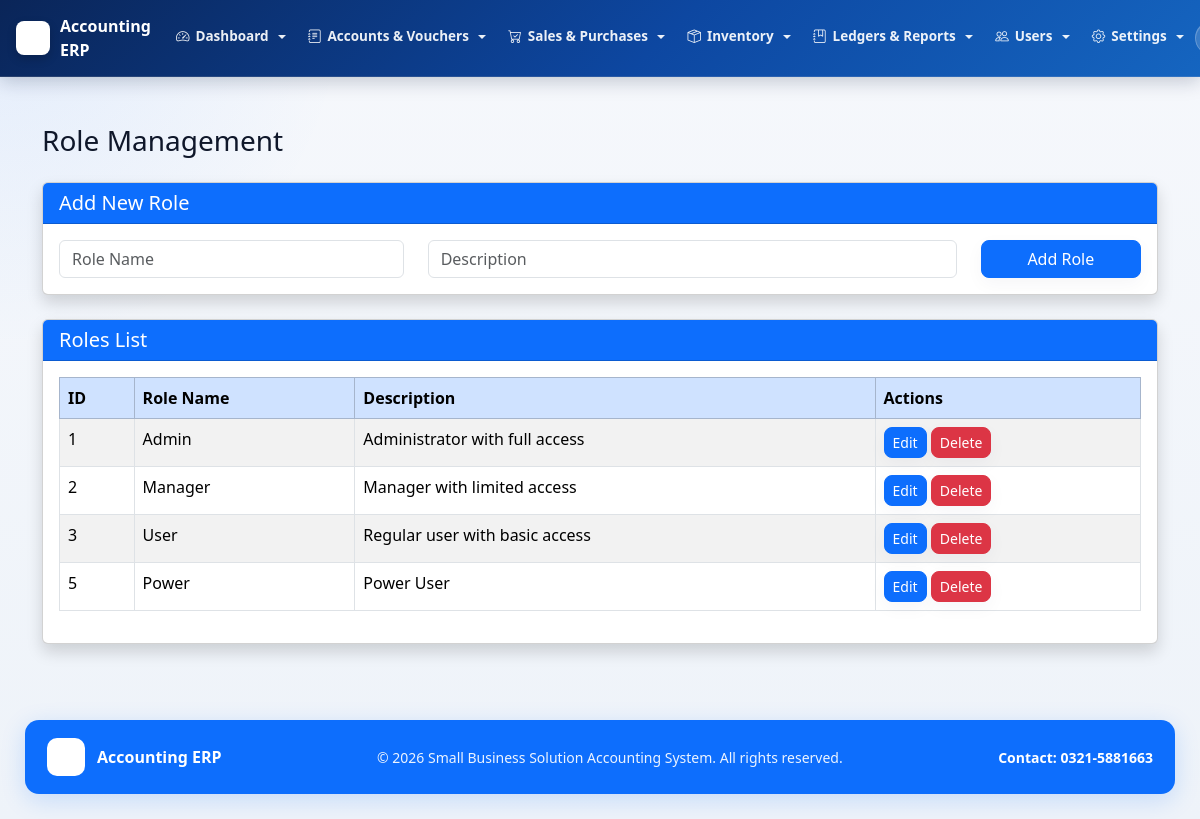
Screenshot of /admin/roles.php (signed in) with the database file from the repository.
### tables this page shows
CREATE TABLE `company_settings` (
  `id` int(11) NOT NULL,
  `company_name` varchar(255) NOT NULL,
  `tagline` varchar(255) NOT NULL,
  `contact` varchar(100) NOT NULL,
  `address` varchar(255) NOT NULL,
  `email` varchar(255) NOT NULL,
  `logo_path` varchar(255) NOT NULL,
  `prepared_by_label` varchar(100) NOT NULL,
  `checked_by_label` varchar(100) NOT NULL,
  `approved_by_label` varchar(100) NOT NULL,
  `print_footer` varchar(255) NOT NULL,
  `system_activity_retention_months` int(11) NOT NULL DEFAULT 0,
  `approval_history_retention_months` int(11) NOT NULL DEFAULT 0,
  `updated_at` datetime NOT NULL DEFAULT current_timestamp() ON UPDATE current_timestamp(),
  PRIMARY KEY (`id`)
);

CREATE TABLE `roles` (
  `id` int(11) NOT NULL AUTO_INCREMENT,
  `role_name` varchar(100) NOT NULL,
  `description` text DEFAULT NULL,
  `created_at` timestamp NOT NULL DEFAULT current_timestamp(),
  PRIMARY KEY (`id`),
  UNIQUE KEY `role_name` (`role_name`)
);

### admin/roles.php (the view, shortened to what the rows shown need)
<?php
include "../includes/header.php";
?>
<div class="container mt-5">
    <div class="card shadow">
        <div class="card-body">
            <table class="table table-striped table-bordered">
                <thead class="table-primary text-white">
                    <tr>
                        <th>ID</th>
                        <th>Role Name</th>
                        <th>Description</th>
                        <th>Actions</th>
                    </tr>
                </thead>
                <tbody>
                    <?php
                    $result = mysqli_query($conn, "SELECT * FROM roles");
                    if (mysqli_num_rows($result) > 0) {
                        while ($row = mysqli_fetch_assoc($result)) {
                            $id = intval($row['id']);
                            $role_name = htmlspecialchars($row['role_name']);
                            $description = htmlspecialchars($row['description']);
                            echo "<tr>
                                    <td>{$id}</td>
                                    <td>{$role_name}</td>
                                    <td>{$description}</td>
                                    <td>
                                        <a href='edit_role.php?id={$id}' class='btn btn-sm btn-primary'>Edit</a>
                                        <a href='roles.php?delete={$id}' class='btn btn-sm btn-danger' onclick='return confirm(\"Are you sure?\")'>Delete</a>
                                    </td>
                                  </tr>";
                        }
                    } else {
                        echo "<tr><td colspan='4' class='text-center text-muted'>No roles found</td></tr>";
                    }
                    ?>
                </tbody>
            </table>
        </div>
    </div>
</div>
<?php include "../includes/footer.php"; ?>

### includes/header.php (shortened to what the rows shown need)
<?php
require_once __DIR__ . "/rbac.php";
require_once __DIR__ . "/branding.php";
$base_url = "/accounting-system/";
$branding = get_branding_settings();
$minimal_layout = isset($minimal_layout) && $minimal_layout;
?>
<!DOCTYPE html>
<html lang="en">
<head>
<link href="<?php echo $base_url; ?>assets/css/bootstrap.min.css" rel="stylesheet">
<link href="<?php echo $base_url; ?>assets/bootstrap-icons-1.13.1/font/bootstrap-icons.css" rel="stylesheet">
</head>
<body>
<?php if (!$minimal_layout): ?>
<nav class="navbar navbar-expand-lg fixed-top-nav navbar-dark">
    <div class="container-fluid px-3">
        <a class="navbar-brand-erp" href="<?php echo $base_url; ?>admin/dashboard/dashboard.php">
            <?php if (!empty($branding['logo_url'])): ?>
                <img src="<?php echo htmlspecialchars($branding['logo_url']); ?>" alt="Logo" class="brand-logo-img">
            <?php endif; ?>
            <span class="d-none d-sm-inline"><?php echo htmlspecialchars($branding['company_name']); ?></span>
        </a>
        <div class="collapse navbar-collapse" id="topNavbarCollapse">
            <?php if (isset($_SESSION['user_id'])): ?>
            <?php
            $canDashboard          = rbac_can_access('dashboard_home');
            $canAiDashboard        = rbac_can_access('dashboard_ai');
            $canBackup             = rbac_can_access('database_backup');
            $canCompanySettings    = rbac_can_access('company_settings_page');
            $canPeriodClosing      = rbac_can_access('period_closing_page');
            $canRecycleBin         = rbac_can_access('recycle_bin_page');
            $canSystemActivity     = rbac_can_access('system_activity_page');
            $canApprovalHistory    = rbac_can_access('approval_history_page');
            $canUsersPage          = rbac_can_access('users_page');
            $canRolesPage          = rbac_can_access('roles_page');
            $canUserRolesPage      = rbac_can_access('user_roles_page');
            $canRolePermissionsPage= rbac_can_access('role_permissions_page');
            $canAccountLedger      = rbac_can_access('account_ledger');
            $canTrialBalance       = rbac_can_access('trial_balance');
            $canChartOfAccounts    = rbac_can_access('chart_of_accounts');
            $canOpeningBalance     = rbac_can_access('opening_balance');
            $canPaymentVoucherAdd  = rbac_can_access('payment_voucher_add');
            $canPaymentVoucherList = rbac_can_access('payment_voucher_list');
            $canReceiptVoucherAdd  = rbac_can_access('receipt_voucher_add');
            $canReceiptVoucherList = rbac_can_access('receipt_voucher_list');
            $canGeneralVoucherAdd  = rbac_can_access('general_voucher_add');
            $canGeneralVoucherList = rbac_can_access('general_voucher_list');
            $canCashBook           = rbac_can_access('cash_book');
            $canBankBook           = rbac_can_access('bank_book');
            $canCategoriesPage     = rbac_can_access('categories_page');
            $canInventoryPage      = rbac_can_access('inventory_page');
            $canStockAdjustmentAdd = rbac_can_access('stock_adjustment_add');
            $canStockAdjustmentList= rbac_can_access('stock_adjustment_list');
            $canStockLedger        = rbac_can_access('stock_ledger');
            $canPurchaseAdd        = rbac_can_access('purchase_add');
            $canPurchaseList       = rbac_can_access('purchase_list');
            $canPurchaseLedger     = rbac_can_access('purchase_ledger');
            $canSaleAdd            = rbac_can_access('sale_add');
            $canSaleList           = rbac_can_access('sale_list');
            $canSaleLedger         = rbac_can_access('sale_ledger');
            ?>
            <ul class="navbar-nav me-auto mb-2 mb-lg-0">
                <?php if ($canDashboard || $canAiDashboard): ?>
                <li class="nav-item dropdown">
                    <a class="nav-link dropdown-toggle" href="#" id="navDashboard" role="button" data-bs-toggle="dropdown" aria-expanded="false">
                        <i class="bi bi-speedometer2"></i> Dashboard
                    </a>
                </li>
                <?php endif; ?>
                <?php if ($canChartOfAccounts || $canOpeningBalance || $canPaymentVoucherAdd || $canPaymentVoucherList || $canReceiptVoucherAdd || $canReceiptVoucherList || $canGeneralVoucherAdd || $canGeneralVoucherList): ?>
                <li class="nav-item dropdown">
                    <a class="nav-link dropdown-toggle" href="#" id="navAccounts" role="button" data-bs-toggle="dropdown" aria-expanded="false">
                        <i class="bi bi-journal-text"></i> Accounts &amp; Vouchers
                    </a>
                </li>
                <?php endif; ?>
                <?php if ($canSaleAdd || $canSaleList || $canPurchaseAdd || $canPurchaseList): ?>
                <li class="nav-item dropdown">
                    <a class="nav-link dropdown-toggle" href="#" id="navSales" role="button" data-bs-toggle="dropdown" aria-expanded="false">
                        <i class="bi bi-cart-check"></i> Sales &amp; Purchases
                    </a>
                </li>
                <?php endif; ?>
                <?php if ($canInventoryPage || $canCategoriesPage || $canStockAdjustmentAdd || $canStockAdjustmentList): ?>
                <li class="nav-item dropdown">
                    <a class="nav-link dropdown-toggle" href="#" id="navInventory" role="button" data-bs-toggle="dropdown" aria-expanded="false">
                        <i class="bi bi-box-seam"></i> Inventory
                    </a>
                </li>
                <?php endif; ?>
                <?php if ($canTrialBalance || $canAccountLedger || $canCashBook || $canBankBook || $canSaleLedger || $canPurchaseLedger || $canStockLedger): ?>
                <li class="nav-item dropdown">
                    <a class="nav-link dropdown-toggle" href="#" id="navReports" role="button" data-bs-toggle="dropdown" aria-expanded="false">
                        <i class="bi bi-journal-bookmark"></i> Ledgers &amp; Reports
                    </a>
                </li>
                <?php endif; ?>
                <?php if ($canUsersPage || $canRolesPage || $canUserRolesPage || $canRolePermissionsPage): ?>
                <li class="nav-item dropdown">
                    <a class="nav-link dropdown-toggle" href="#" id="navUsers" role="button" data-bs-toggle="dropdown" aria-expanded="false">
                        <i class="bi bi-people"></i> Users
                    </a>
                </li>
                <?php endif; ?>
                <?php if ($canCompanySettings || $canPeriodClosing || $canApprovalHistory || $canSystemActivity || $canRecycleBin || $canBackup): ?>
                <li class="nav-item dropdown">
                    <a class="nav-link dropdown-toggle" href="#" id="navSettings" role="button" data-bs-toggle="dropdown" aria-expanded="false">
                        <i class="bi bi-gear"></i> Settings
                    </a>
                </li>
                <?php endif; ?>
            </ul>
            <div class="d-flex align-items-center gap-2 py-2 py-lg-0">
                <span class="user-badge-nav d-none d-md-inline-flex align-items-center">
                </span>
            </div>
            <?php endif; ?>
        </div>
    </div>
</nav>
<?php endif; ?>
<div class="content">

### includes/footer.php
<?php
require_once __DIR__ . "/branding.php";
$branding = get_branding_settings();
?>
</div>
<?php if (empty($minimal_layout)): ?>
<footer style="margin-left:0;padding:0 25px 25px;">
    <div style="background:#0d6efd;border-radius:14px;padding:18px 22px;box-shadow:0 6px 24px rgba(13,110,253,0.18);display:flex;justify-content:space-between;align-items:center;gap:12px;flex-wrap:wrap;">
        <div style="display:flex;align-items:center;gap:12px;color:#ffffff;font-weight:700;">
            <?php if (!empty($branding['logo_url'])): ?>
                <img src="<?php echo htmlspecialchars($branding['logo_url']); ?>" alt="Logo" style="width:38px;height:38px;object-fit:contain;border-radius:10px;background:#ffffff;padding:5px;">
            <?php endif; ?>
            <span><?php echo htmlspecialchars($branding['company_name']); ?></span>
        </div>
        <div style="color:rgba(255,255,255,0.92);font-size:14px;">
            &copy; <?php echo date("Y"); ?> <?php echo htmlspecialchars($branding['tagline']); ?>. All rights reserved.
        </div>
        <div style="color:#ffffff;font-weight:600;font-size:14px;">
            Contact: <?php echo htmlspecialchars($branding['contact']); ?>
        </div>
    </div>
</footer>
<?php endif; ?>
</body>
</html>

### rows the page displays
company_settings: company_name "Accounting ERP", tagline "Small Business Solution Accounting System", contact "0321-5881663"
roles: id "1", role_name "Admin", description "Administrator with full access"
roles: id "2", role_name "Manager", description "Manager with limited access"
roles: id "3", role_name "User", description "Regular user with basic access"
roles: id "5", role_name "Power", description "Power User"
